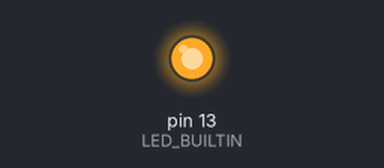
The sketch below on a simulated Arduino Uno, built with avr-gcc and run on an emulated ATmega328P. Shown: output pins drawn as LEDs (lit = HIGH).

Above: at 1.0 s.
At 23.9 s:
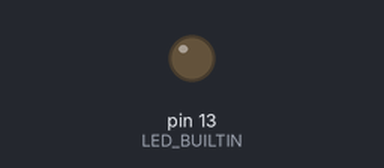
Timing chart, 0 to 27.8 s (numbered marks = the images above):
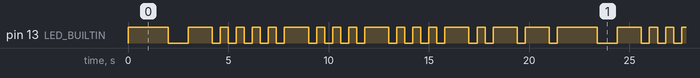

The sketch:

Task1.1BlinkName.ino
```cpp
const int dotDuration = 400;
const int dashDuration = 1200;
const int letterSpace = 400; // Space between letters

void dot(){
  digitalWrite(LED_BUILTIN, HIGH);
  delay(dotDuration);
  digitalWrite(LED_BUILTIN, LOW);
  delay(dotDuration);
}

void dash(){
  digitalWrite(LED_BUILTIN, HIGH);
  delay(dashDuration);
  digitalWrite(LED_BUILTIN, LOW);
  delay(dotDuration);
}

void B(){
  dash();
  dot();
  dot();
  dot();
}

void A(){
  dot();
  dash();
}

void I(){
  dot();
  dot();
}

void L(){
  dot();
  dash();
  dot();
  dot();
}

void E(){
  dot();
}

void Y(){
  dash();
  dot();
  dash();
  dash();
}

// the setup function runs once when you press reset or power the board
void setup() {
  // initialize digital pin LED_BUILTIN as an output.
  pinMode(LED_BUILTIN, OUTPUT);
}

// the loop function runs over and over again forever
void loop() {
  digitalWrite(LED_BUILTIN, HIGH);
  delay(2000);
  digitalWrite(LED_BUILTIN, LOW);
  delay(1000);
  B();
  A();
  I();
  L();
  E();
  Y();
}
```

Measured:
- by itself, pin 13 (LED_BUILTIN): moves between LOW and HIGH, repeating every 21.4 s
- by itself, everything shown: repeats every 21.4 s, in 36 steps
